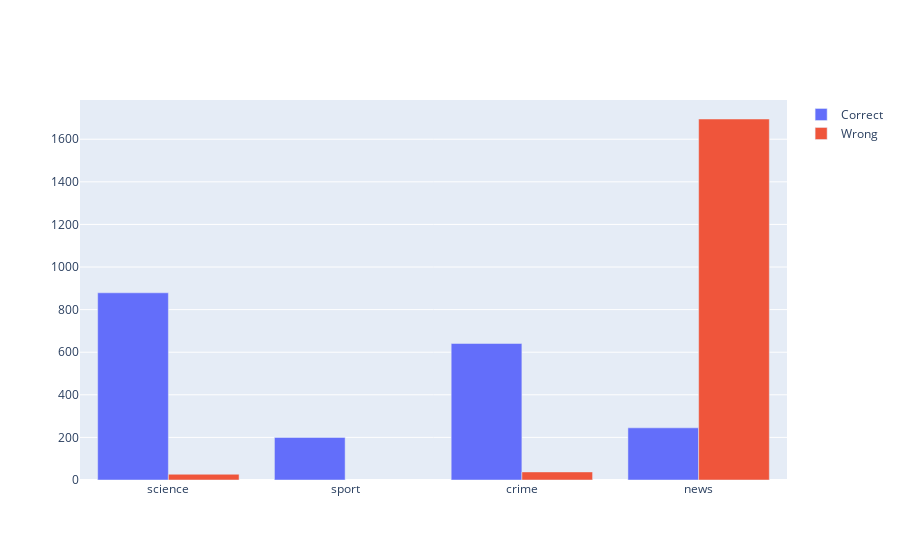

Notebook code for this chart:
### Code cell
plot = go.Figure(data=[go.Bar(
    name = 'Correct',
    x = [k[0] for k,v in prediction_nums.items() if k[1]],
    y = [v for k,v in prediction_nums.items() if k[1]]
   ),
                       go.Bar(
    name = 'Wrong',
    x = [k[0] for k,v in prediction_nums.items() if not k[1]],
    y = [v for k,v in prediction_nums.items() if not k[1]]
   )
])

plot.update_layout(
    xaxis = dict(
        tickmode = 'array',
        tickvals = submission_test_clean['topic_num'].unique().tolist(),
        ticktext = submission_test_clean['topic'].unique().tolist()
    )
)

                   
plot.show()

### Figure 1 — Plotly figure (JSON) as saved in the notebook; plotly's stock layout.template omitted (floating-point values rounded to 4 significant figures)
{"data": [{"name": "Correct", "type": "bar", "x": [0, 1, 2, 3], "y": [879, 200, 641, 245]}, {"name": "Wrong", "type": "bar", "x": [0, 2, 3], "y": [27, 38, 1695]}], "layout": {"xaxis": {"tickmode": "array", "ticktext": ["news", "crime", "science", "sport"], "tickvals": [3, 2, 0, 1]}}}
